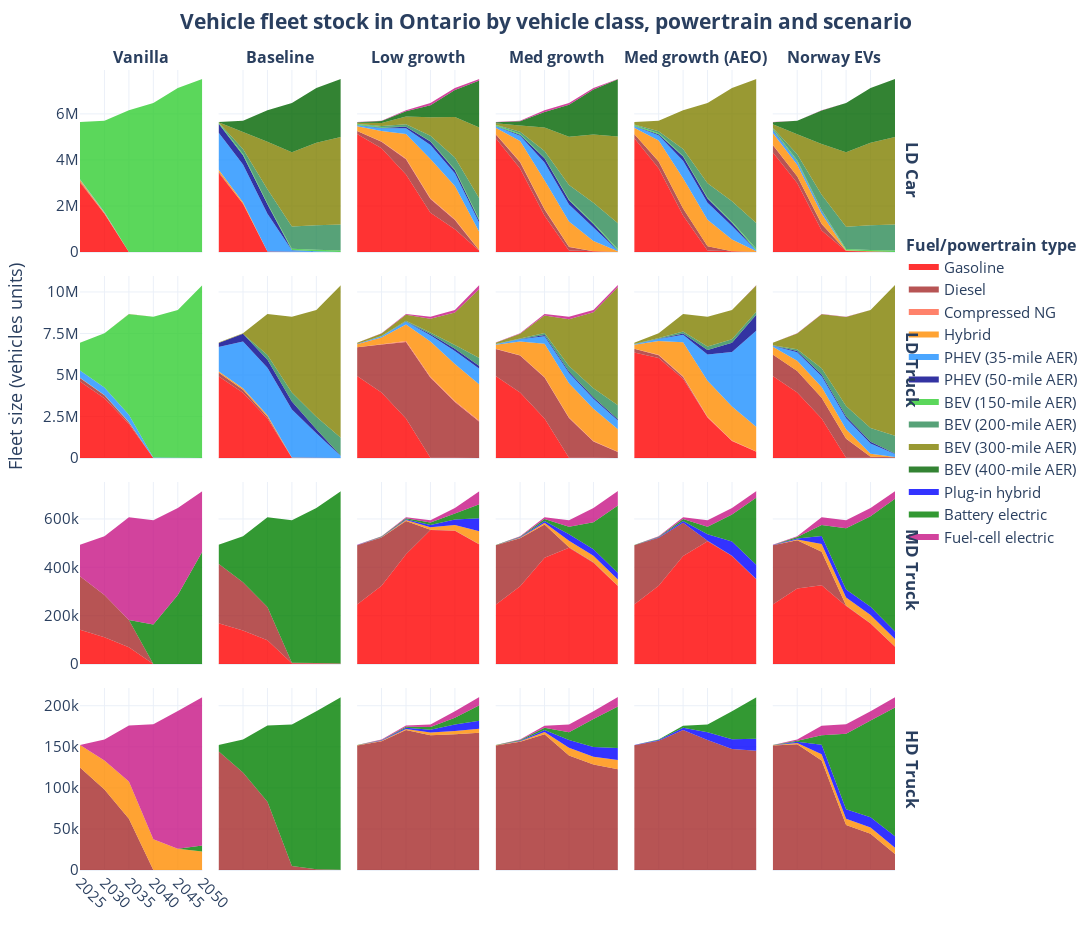

The notebook cell saved with this chart:
### Code cell
plot_capacity_flow_multicat_area(
    title_text='Vehicle fleet stock in Ontario by vehicle class, powertrain and scenario',
    capacity_type='net capacity',
    scenarios={
        # db variant : scenario
        'vanilla4' : 'vanilla4',
        'baseline' : 'baseline',
        "lowgrowth" : "lowgrowth",
        "medgrowth"   : "medgrowth",
        'medgrowth_aeo' : 'medgrowth_aeo',
        "evgrowth" : "evgrowth",
        # "highgrowth": "highgrowth"
    },
    scenario_labels={
        'vanilla4' : 'Vanilla',
        'baseline'  : 'Baseline',
        'lowgrowth'  : 'Low growth',
        "medgrowth" : "Med growth",
        'medgrowth_aeo' : 'Med growth (AEO)',
        "evgrowth" : "Norway EVs",
        # 'highgrowth' : 'High growth',
    },
    modes_order=('LD Car', 'LD Truck', 'MD Truck', 'HD Truck'),
    color_map=color_fuel_map_rgba(0.8)
)
